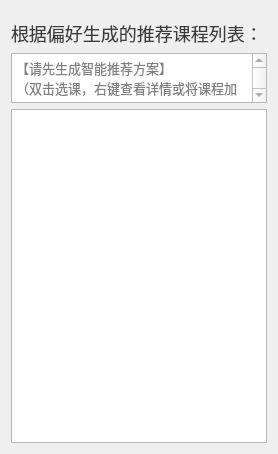
      <widget class="QWidget" name="tab_3">
       <attribute name="title">
        <string>推荐列表</string>
       </attribute>
       <layout class="QVBoxLayout" name="verticalLayout_4" stretch="0,2,20">
        <property name="topMargin">
         <number>20</number>
        </property>
        <item>
         <widget class="QLabel" name="label_15">
          <property name="styleSheet">
           <string notr="true">color:rgb(60, 60, 60);
    font-size: 18px; /* 设置字体大小 */</string>
          </property>
          <property name="text">
           <string>根据偏好生成的推荐课程列表：</string>
          </property>
         </widget>
        </item>
        <item>
         <widget class="QTextBrowser" name="textBrowser_4">
          <property name="sizePolicy">
           <sizepolicy hsizetype="Expanding" vsizetype="Minimum">
            <horstretch>0</horstretch>
            <verstretch>0</verstretch>
           </sizepolicy>
          </property>
          <property name="minimumSize">
           <size>
            <width>0</width>
            <height>50</height>
           </size>
          </property>
          <property name="styleSheet">
           <string notr="true">color:grey;</string>
          </property>
          <property name="html">
           <string>&lt;!DOCTYPE HTML PUBLIC &quot;-//W3C//DTD HTML 4.0//EN&quot; &quot;http://www.w3.org/TR/REC-html40/strict.dtd&quot;&gt;
&lt;html&gt;&lt;head&gt;&lt;meta name=&quot;qrichtext&quot; content=&quot;1&quot; /&gt;&lt;meta charset=&quot;utf-8&quot; /&gt;&lt;style type=&quot;text/css&quot;&gt;
p, li { white-space: pre-wrap; }
hr { height: 1px; border-width: 0; }
li.unchecked::marker { content: &quot;\2610&quot;; }
li.checked::marker { content: &quot;\2612&quot;; }
&lt;/style&gt;&lt;/head&gt;&lt;body style=&quot; font-family:'Microsoft YaHei UI'; font-size:9pt; font-weight:400; font-style:normal;&quot;&gt;
&lt;p style=&quot; margin-top:0px; margin-bottom:0px; margin-left:0px; margin-right:0px; -qt-block-indent:0; text-indent:0px;&quot;&gt;&lt;span style=&quot; font-size:10pt;&quot;&gt;【请先生成智能推荐方案】&lt;/span&gt;&lt;/p&gt;
&lt;p style=&quot; margin-top:0px; margin-bottom:0px; margin-left:0px; margin-right:0px; -qt-block-indent:0; text-indent:0px;&quot;&gt;&lt;span style=&quot; font-size:10pt;&quot;&gt;（双击选课，右键查看详情或将课程加入收藏列表）&lt;/span&gt;&lt;/p&gt;&lt;/body&gt;&lt;/html&gt;</string>
          </property>
         </widget>
        </item>
        <item>
         <widget class="QListWidget" name="recommend_list">
          <property name="contextMenuPolicy">
           <enum>Qt::ContextMenuPolicy::CustomContextMenu</enum>
          </property>
          <property name="styleSheet">
           <string notr="true">color:rgb(70, 70, 70);
font-size:14px;</string>
          </property>
         </widget>
        </item>
       </layout>
      </widget>
